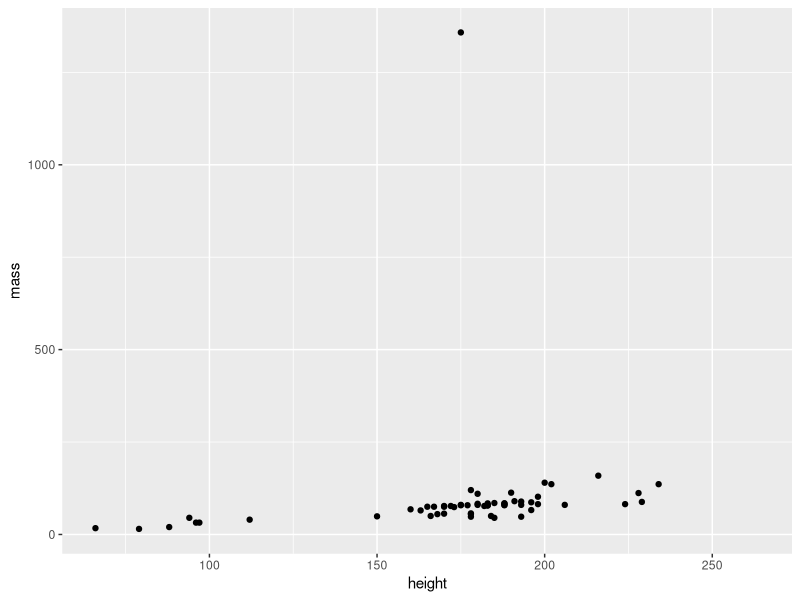
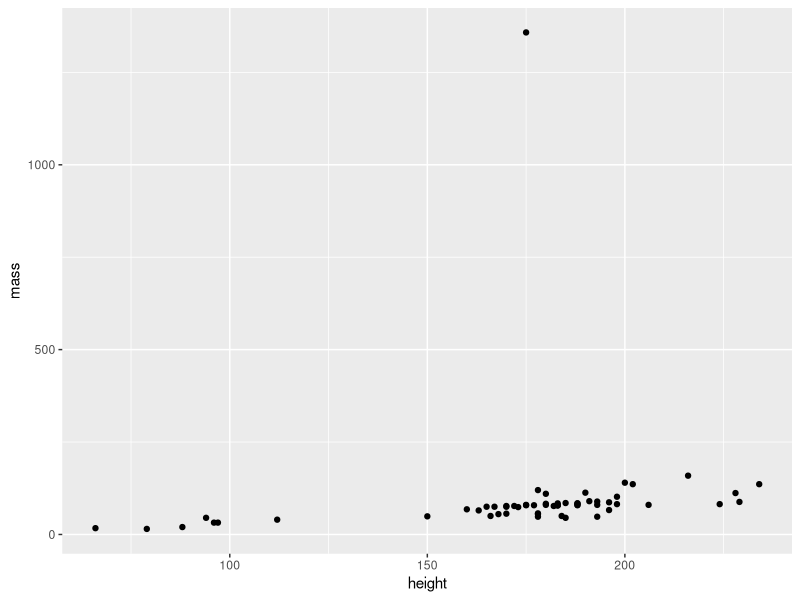
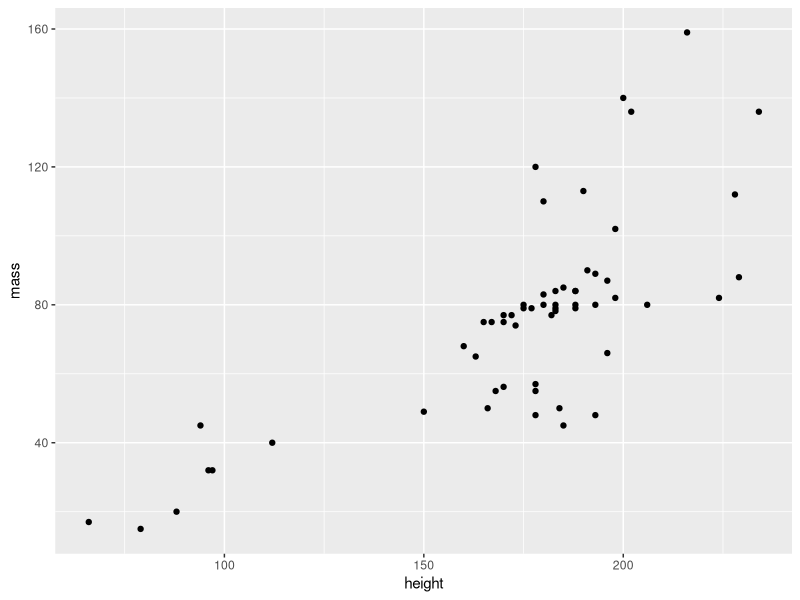
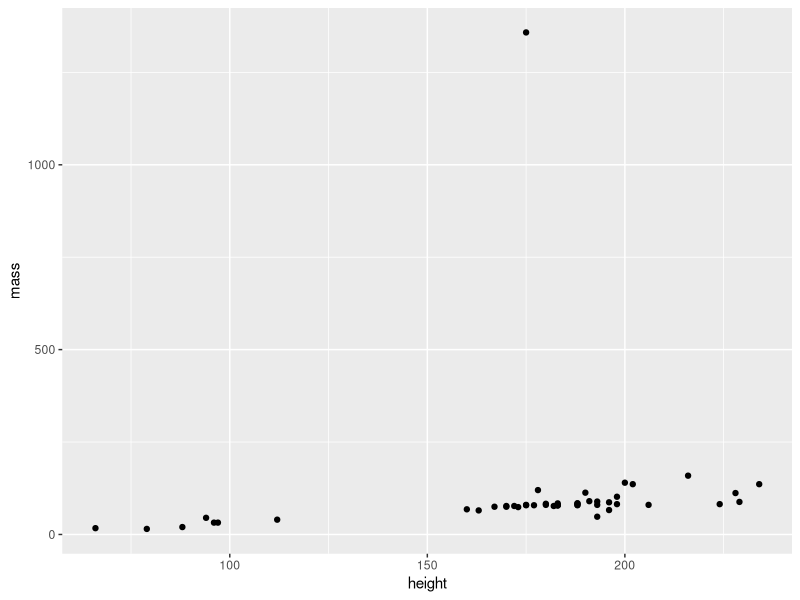
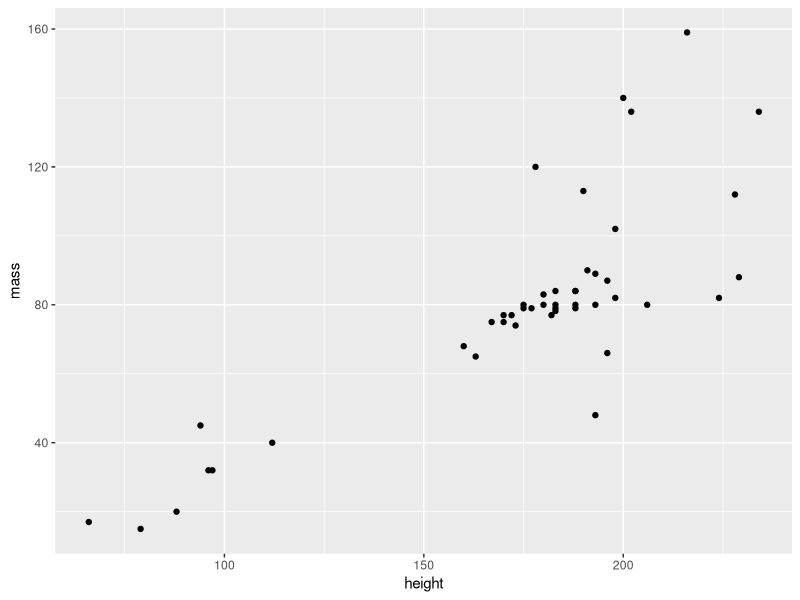

These figures' R source, in order:
#Author: Anthony Grieco
#Date: 2/29/2024

#1
library(tidyverse)
data("starwars")
names(starwars)

#2
eyebrown <- starwars %>% select(name, height, mass, eye_color, species) %>% filter(eye_color == "brown")
view(eyebrown)

#3
eyebrown %>% arrange(desc(height))

#4
starwars <- starwars %>% mutate(bmi = mass/ (height/100)^2)
view(starwars)

#5 (Unfinished)
speciesBMI <- starwars %>% group_by(Species = species) %>% summarize(n=n(), MeanBMI = mean(bmi, na.rm = TRUE)) %>% filter(n>1)
view(speciesBMI)

#6
starwars %>% ggplot(aes(x=height, y=mass)) + geom_point()

#7
sw_mass <- starwars %>% filter(!is.na(mass))

sw_mass %>% ggplot(aes(x=height, y=mass)) + geom_point()
view(sw_mass)
sw_mass <- sw_mass %>% filter(mass < 1357)
view(sw_mass)
sw_mass %>% ggplot(aes(x=height, y=mass)) + geom_point()
sw_massCo <- lm(sw_mass$mass ~ sw_mass$height)
sw_massCo

#8
masculine <- starwars %>% filter(!is.na(mass)) %>% filter(gender == "masculine")

masculine %>% ggplot(aes(x=height, y=mass)) + geom_point()
view(masculine)
masculine <- masculine %>% filter(mass < max(mass))
view(masculine)
masculine %>% ggplot(aes(x=height, y=mass)) + geom_point()
masculineCo <- lm(masculine$mass ~ masculine$height)
masculineCo